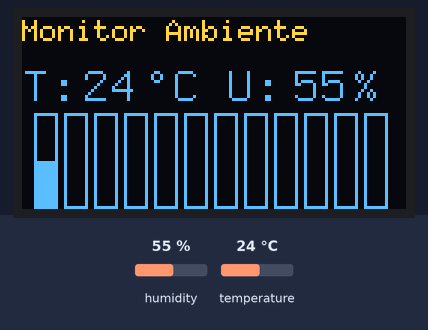
Bench run of a sketch on a simulated Arduino Uno, built with avr-gcc and run on an emulated ATmega328P. Parts: 128×64 one-colour display. The inputs (shaded band) are chosen by the test bench; at power-on: humidity 55 %, temperature 24 °C. The OLED is the two-colour kind (top 16 rows yellow); what the sketch prints to the serial monitor is not drawn.

Above: at 5.9 s.
6.0 s: humidity set to 22 %
At 10.7 s:
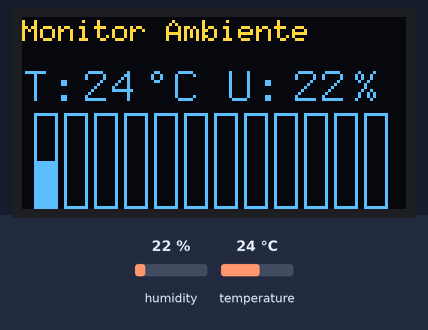
12.1 s: temperature set to 12 °C
At 15.9 s:
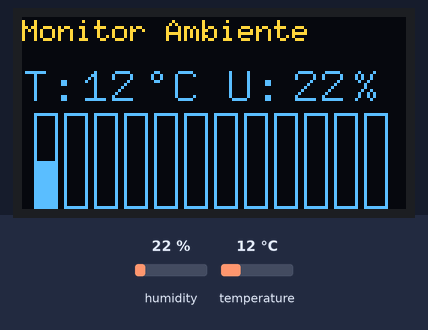
18.2 s: humidity set to 40 %
At 21.1 s:
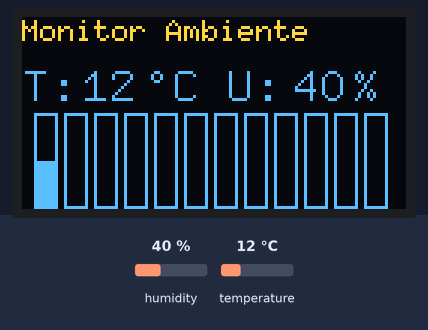
24.3 s: temperature set to 19 °C
At 26.3 s:
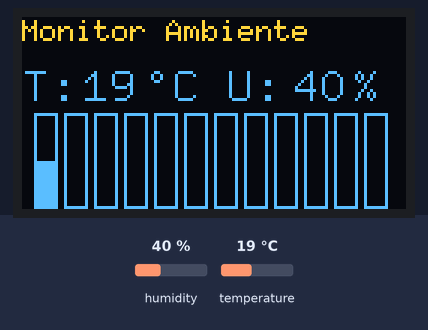
Timing chart, 0 to 27.8 s (numbered marks = the images above; inputs shaded):
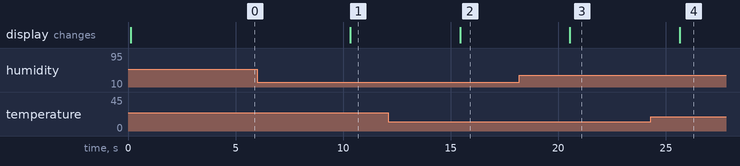

The sketch:

tempmonitor.ino
```cpp
#include <Arduino.h>
#include <U8g2lib.h>
#include <SimpleDHT.h>
#include <stdlib.h>

#ifdef U8X8_HAVE_HW_I2C
#include <Wire.h>
#endif

U8G2_SSD1306_128X64_NONAME_F_HW_I2C u8g2(U8G2_R0, /* reset=*/ U8X8_PIN_NONE);

// for DHT11,
//      VCC: 5V or 3V
//      GND: GND
//      DATA: 2
const int pinDHT11 = 2;
SimpleDHT11 dht11;

int counter=0;
char indice=0;
int datiGrafico[12];

void u8g2_prepare(void)
{
  u8g2.setFont(u8g2_font_6x10_tf);
  u8g2.setFontRefHeightExtendedText();
  u8g2.setDrawColor(1);
  u8g2.setFontPosTop();
  u8g2.setFontDirection(0);
}

void setup()
{
  u8g2.begin();
  Serial.begin(9600);
  // Inizializza a zero l'array del grafico
  for(int i=0;i<12;i++)
  {
    datiGrafico[i]=0;
  }
}

void loop()
{
  u8g2.clearBuffer();
  u8g2_prepare();
  // Mostra a video il Titolo
  u8g2.drawStr(0,0, "Monitor Ambiente");
  // Disegna le barre vuote
  u8g2.drawFrame(  4,32,8,32);
  u8g2.drawFrame( 14,32,8,32);
  u8g2.drawFrame( 24,32,8,32);
  u8g2.drawFrame( 34,32,8,32);
  u8g2.drawFrame( 44,32,8,32);
  u8g2.drawFrame( 54,32,8,32);
  u8g2.drawFrame( 64,32,8,32);
  u8g2.drawFrame( 74,32,8,32);
  u8g2.drawFrame( 84,32,8,32);
  u8g2.drawFrame( 94,32,8,32);
  u8g2.drawFrame(104,32,8,32);
  u8g2.drawFrame(114,32,8,32);

  // read without samples.
  byte temperatura = 0;
  byte umidita = 0;
  int err = SimpleDHTErrSuccess;
  if ((err = dht11.read(pinDHT11, &temperatura, &umidita, NULL)) != SimpleDHTErrSuccess)
  {
    Serial.print("Read DHT11 failed, err=");
    Serial.println(err);
    delay(1000);
  }
  else
  {
    char t[3];  //<<<< Array a 2 elementi??? FORSE
    itoa((int)temperatura, t, 10);

    char u[3];  //<<<< Array a 2 elementi??? NO
    itoa((int)umidita, u, 10);

    char simbolo[2]=" ";  // Se non viene dimensionato da 2, ma da 1 come mi aspetterei, mostra una riga intera di caratteri a seguire
    simbolo[0]=176;       // 176 === '°'

    // Stampa la prima riga con "T: xx°C U:yy%"
    u8g2.setFont(u8g2_font_9x15_mf);
    u8g2.drawStr( 0, 16, "T:");
    u8g2.drawStr(20, 16, t);
    u8g2.drawStr(40, 16, simbolo);
    u8g2.drawStr(50, 16, "C U:");
    u8g2.drawStr(90, 16, u);
    u8g2.drawStr(110, 16, "%");

    if(counter % 720 == 0) //720
    {
      Serial.print("Indice:"); Serial.print(indice); Serial.print(" Tempreatura"); Serial.println((int)temperatura);
      datiGrafico[indice]=(int)temperatura;
      indice++; //Potrebbe essere un char visto il numero massimo di elementi (12), ma la Serial.print() non stampa il char, verificare
    }

    for(int i=0;i<12;i++)
    {
      int tg=datiGrafico[i];
      if(tg>0)
      {
        u8g2.drawBox(4+(10*i),64-(tg-8),8,tg-8);
      }
    }
  }

  u8g2.sendBuffer();

  delay(5000);
  counter++;
  Serial.println(counter);
}
```

Measured:
- after the input at 6.0 s, the display: changes after 4.3 s (image 1)
- after the input at 12.1 s, the display: changes after 3.3 s (image 2)
- after the input at 18.2 s, the display: changes after 2.3 s (image 3)
- after the input at 24.3 s, the display: changes after 1.4 s (image 4)
